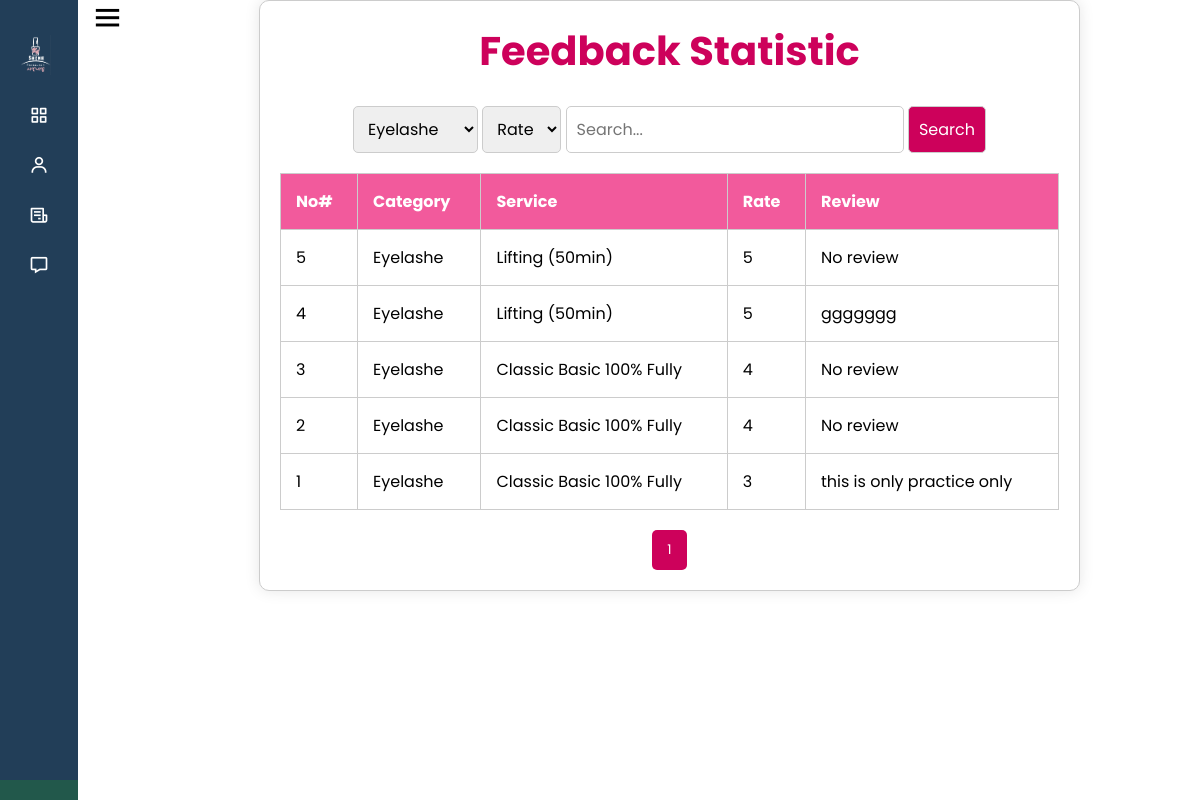
Page /feedback_statistic.php?category=E on the committed database.
### tables this page shows
CREATE TABLE IF NOT EXISTS `feedback` (
  `f_no` int(11) NOT NULL AUTO_INCREMENT,
  `f_c_no` int(11) NOT NULL,
  `f_o_no` int(11) NOT NULL,
  `f_rate1` varchar(5) DEFAULT NULL,
  `f_review1` text,
  `f_rate2` varchar(5) DEFAULT NULL,
  `f_review2` text,
  `f_rate3` varchar(5) DEFAULT NULL,
  `f_review3` text,
  `f_rate4` varchar(5) DEFAULT NULL,
  `f_review4` text,
  `f_rate5` varchar(5) DEFAULT NULL,
  `f_review5` text,
  `f_rate6` varchar(5) DEFAULT NULL,
  `f_review6` text,
  `f_rate7` varchar(5) DEFAULT NULL,
  `f_review7` text,
  `f_rate8` varchar(5) DEFAULT NULL,
  `f_review8` text,
  `f_rate9` varchar(5) DEFAULT NULL,
  `f_review9` text,
  `f_rate10` varchar(5) DEFAULT NULL,
  `f_review10` text,
  `f_date` date DEFAULT NULL,
  PRIMARY KEY (`f_no`)
);

CREATE TABLE IF NOT EXISTS `service_item` (
  `si_no` int(11) NOT NULL AUTO_INCREMENT,
  `si_cat` varchar(255) DEFAULT NULL,
  `si_service_name` varchar(50) NOT NULL,
  `si_price` int(11) NOT NULL,
  `si_promotion_price` int(11) DEFAULT NULL,
  `si_image1` varchar(255) DEFAULT NULL,
  `si_image2` varchar(255) DEFAULT NULL,
  `si_image3` varchar(255) DEFAULT NULL,
  `si_ext1` varchar(255) DEFAULT NULL,
  `si_ext2` varchar(255) DEFAULT NULL,
  `si_ext3` varchar(255) DEFAULT NULL,
  `si_description` text NOT NULL,
  `si_show` tinyint(1) DEFAULT '0',
  PRIMARY KEY (`si_no`)
);

### feedback_statistic.php (the view, shortened to what this page needs)
<?php
include 'common.php';
?>
<!DOCTYPE html>
<html lang="en">
<head>
    <link rel="stylesheet" href="./css/feedback_statistic.css">
</head>
<body>
<?php include "side_bar.php"; ?>
<div class="container">
    <h1>Feedback Statistic</h1><br>
    <div class="filters">
        <form method="GET" action="">
            <select name="category">
                <option value="E" <?= isset($_GET['category']) && $_GET['category'] == 'E' ? 'selected' : '' ?>>Eyelashe</option>
            </select>
            <select name="rate">
                <option value="all" <?= isset($_GET['rate']) && $_GET['rate'] == 'all' ? 'selected' : '' ?>>Rate</option>
            </select>
            <input type="text" name="search" value="<?= isset($_GET['search']) ? htmlspecialchars($_GET['search']) : '' ?>" placeholder="Search...">
            <button type="submit">Search</button>
        </form>
    </div>
    <table id="reviewsTable">
        <thead>
            <tr>
                <th>No#</th>
                <th>Category</th>
                <th>Service</th>
                <th>Rate</th>
                <th>Review</th>
            </tr>
        </thead>
        <tbody>
            <?php
            $categoryFilter = isset($_GET['category']) ? $conn->real_escape_string($_GET['category']) : 'all';
            $rateFilter = isset($_GET['rate']) ? $conn->real_escape_string($_GET['rate']) : 'all';
            $search = isset($_GET['search']) ? $conn->real_escape_string($_GET['search']) : '';
            $page = isset($_GET['page']) && is_numeric($_GET['page']) ? (int)$_GET['page'] : 1;
            $rowsPerPage = 10;
            $offset = ($page - 1) * $rowsPerPage;
            $categoryFullNames = [
                'N' => 'Nail',
                'P' => 'Pedicure',
                'E' => 'Eyelashe',
                'M' => 'Massage',
                'T' => 'Training',
                'S' => 'Sales item'
            ];
            $totalSql = "SELECT COUNT(*) as total
                         FROM feedback
                         JOIN orderservice os ON feedback.f_c_no = os.s_order_no
                         JOIN service_item si ON os.s_si_no = si.si_no
                         WHERE 1=1";
            if ($categoryFilter !== 'all') {
                $totalSql .= " AND si.si_cat = '$categoryFilter'";
            }
            $totalResult = $conn->query($totalSql);
            $totalRows = $totalResult->fetch_assoc()['total'];
            $sql = "SELECT feedback.*, os.s_si_no, os.s_cat, si.si_service_name, si.si_cat
                    FROM feedback
                    JOIN orderservice os ON feedback.f_c_no = os.s_order_no
                    JOIN service_item si ON os.s_si_no = si.si_no
                    WHERE 1=1";
            if ($categoryFilter !== 'all') {
                $sql .= " AND si.si_cat = '$categoryFilter'";
            }
            $sql .= " ORDER BY feedback.f_no DESC LIMIT $offset, $rowsPerPage";
            $result = $conn->query($sql);
            $counter = $totalRows - $offset;
            if ($result->num_rows > 0) {
                while($row = $result->fetch_assoc()) {
                    $reviews = [];
                    for ($i = 1; $i <= 1; $i++) {
                        if (!empty($row["f_review$i"])) {
                            $reviews[] = $row["f_review$i"];
                        }
                    }
                    $categoryCode = $row['si_cat'];
                    $service = $row['si_service_name'];
                    $categoryFullName = isset($categoryFullNames[$categoryCode]) ? $categoryFullNames[$categoryCode] : 'Unknown';
                    for ($i = 1; $i <= 1; $i++) {
                        if (isset($row["f_rate$i"])) {
                            echo "<tr>
                                    <td>$counter</td>
                                    <td data-label='Category'>{$categoryFullName}</td>
                                    <td data-label='Service'>{$service}</td>
                                    <td data-label='Rate'>{$row["f_rate$i"]}</td>
                                    <td data-label='Review'>" . (isset($reviews[$i - 1]) ? $reviews[$i - 1] : 'No review') . "</td>
                                  </tr>";
                            $counter--;
                        }
                    }
                }
            } else {
                echo "<tr><td colspan='5'>No records found</td></tr>";
            }
            ?>
        </tbody>
    </table>
    <div class="pagination">
        <?php
        $totalPages = ceil($totalRows / $rowsPerPage);
        for ($i = 1; $i <= $totalPages; $i++) {
            echo "<a href='?page=$i&category=" . htmlspecialchars($categoryFilter) . "&rate=" . htmlspecialchars($rateFilter) . "&search=" . htmlspecialchars($search) . "'><button class='page-btn " . ($i == $page ? 'active' : '') . "'>$i</button></a>";
        }
        ?>
    </div>
</div>
</body>
</html>

### css/feedback_statistic.css (style rules this page uses)
.container { width: 80%; margin-left: 200px; padding: 20px; background-color: #ffffff; border: 1px solid #ccc; border-radius: 10px; box-shadow: 0 0 15px rgba(0, 0, 0, 0.1); }
h1 { text-align: center; font-size: 40px; color: #cd015b; }
.filters { display: flex; flex-wrap: nowrap; justify-content: center; gap: 10px; align-items: center; }
.filters select, .filters input, .filters button { padding: 10px; border: 1px solid #ccc; border-radius: 5px; font-size: 16px; }
.filters button { background-color: #cd015b; color: white; cursor: pointer; transition: background-color 0.3s; }
table { width: 100%; border-collapse: collapse; margin-top: 20px; }
thead { background-color: #f25a9c; color: white; }
th, td { padding: 15px; text-align: left; border: 1px solid #ccc; }
.pagination { margin-top: 20px; text-align: center; }
.pagination button { margin: 0 5px; padding: 10px 15px; border: none; background-color: #cd015b; color: white; cursor: pointer; border-radius: 5px; transition: background-color 0.3s; }
@media (max-width: 1200px) { .container { width: 90%; } }

### css/side_bar.css (style rules this page uses)
* { margin: 0; padding: 0; box-sizing: border-box; font-family: 'Poppins', sans-serif; }
body { display: flex; margin-right: 10%; }

### rows in the picture
feedback: service_item.si_cat "Eyelashe", service_item.si_service_name "Lifting (50min)", f_rate1 "5", shows "No review"
feedback: service_item.si_cat "Eyelashe", service_item.si_service_name "Lifting (50min)", f_rate1 "5", i "ggggggg"
feedback: service_item.si_cat "Eyelashe", service_item.si_service_name "Classic Basic 100% Fully", f_rate1 "4", shows "No review"
feedback: service_item.si_cat "Eyelashe", service_item.si_service_name "Classic Basic 100% Fully", f_rate1 "4", shows "No review"
feedback: service_item.si_cat "Eyelashe", service_item.si_service_name "Classic Basic 100% Fully", f_rate1 "3", i "this is only practice only"
